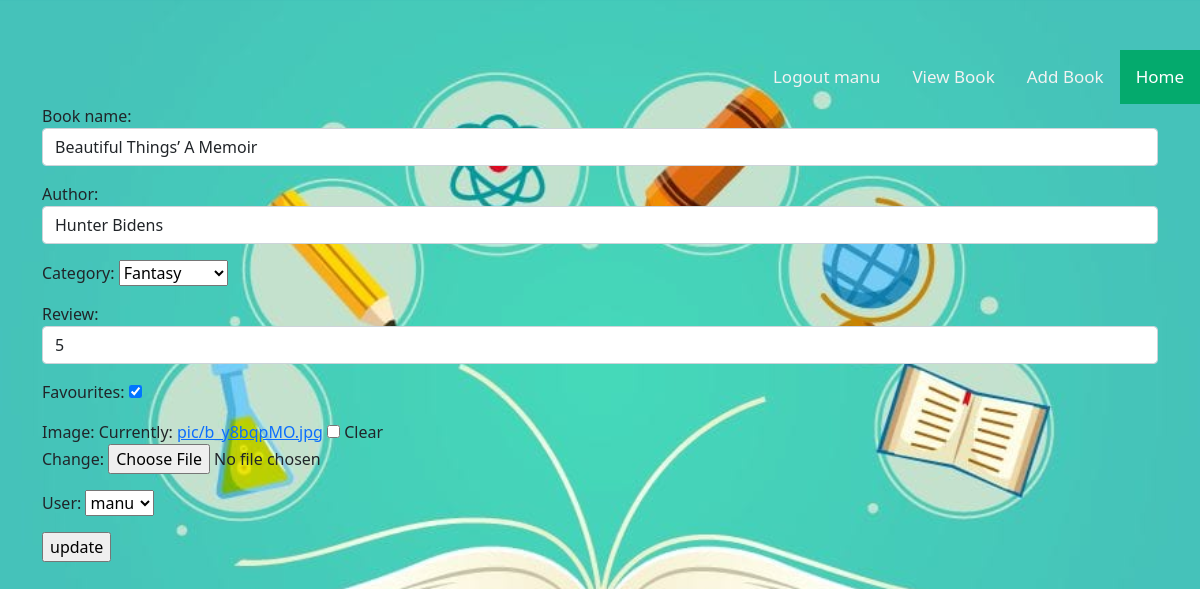
/books/change/5 (signed in), run on the app's committed database.
### book/models.py (models this page shows, shortened)
class books(models.Model):
    CATEGORY = (
        ('Fantasy', 'Fantasy'),
        ('Literary', 'Literary'),
        ('Mystery', 'Mystery'),
        ('Non-Fiction', 'Non-Fiction'),
        ('Science', 'Science'),
        ('Fiction', 'Fiction'),
        ('Thriller', 'Thriller'),
    )
    book_name=models.CharField(max_length=200,unique=True)
    author=models.CharField(max_length=200)
    category=models.CharField(max_length=200,choices=CATEGORY, null=True)
    review = models.IntegerField(null=True)
    favourites = models.BooleanField(default=True)
    image = models.ImageField(upload_to='pic', blank=True)
    user = models.ForeignKey(User, on_delete=models.CASCADE, null=True)

### book/views.py (the view, shortened to what this page needs)
# urls.py: path("books/change/<int:id>",update_book,name="change"),
def update_book(request,id):
    if request.user.is_authenticated:
        book=books.objects.get(id=id)
        form=BookModelForm(instance=book)
        context={}
        context["form"]=form
        return render(request,"book_edit.html",context)
    else:
        return redirect("signin")

### book/forms.py
class BookModelForm(ModelForm):
    category = forms.ChoiceField(choices=CATEGORY)
    class Meta:
        model=books
        fields="__all__"
        widgets={
            "book_name":forms.TextInput(attrs={'class':"form-control"}),
            "author":forms.TextInput(attrs={'class':"form-control"}),
            "category": forms.TextInput(attrs={'class': "form-control"}),
            "review": forms.NumberInput(attrs={'class': "form-control"}),
        }

### book/templates/book_edit.html (shortened to what this page needs)
<!DOCTYPE html>
{%extends 'base.html'%}
{%block   body_block%}
<div class="container">
       <form action="" method="post">
           {{form.as_p}}
           <input type="submit"value="update">
           </form>
</div>
{%endblock%}

### book/templates/base.html (shortened to what this page needs)
<!DOCTYPE html>
{%load static%}
<html lang="en">
<head>
    <link href="https://cdn.jsdelivr.net/npm/bootstrap@5.1.3/dist/css/bootstrap.min.css" rel="stylesheet">
<link rel="stylesheet"href="{%static 'css/style.css'%}">
</head>
<body>
 <div class="topnav">
  <a class="active" href="{%url 'base'%}">Home</a>
   <a href="{%url 'addbook'%}">Add Book</a>
<a href="{%url 'getbook'%}">View Book</a>
     {%if request.user%}
  <a href="{%url 'signout'%}">Logout <span>{{request.user}}</span></a>
        {%endif%}
</div>
{%block body_block%}
{%endblock%}
</body>
</html>

### book/static/css/style.css (style rules this page uses)
.topnav { overflow: hidden; }
.topnav a { float: right; margin-top: 50px; color: #f2f2f2; text-align: center; padding: 14px 16px; text-decoration: none; font-size: 17px; }
.topnav a.active { background-color: #04AA6D; color: white; }
body { width: 100%; height: 400px; background-image: url("../images/Books.jpg"); background-size: 100%; }

### data on the page
books: book_name "Beautiful Things’ A Memoir", author "Hunter Bidens", category "Fantasy", review "5", favourites "☑", user "manu"

### other printed values
{{ request.user }} "manu"
